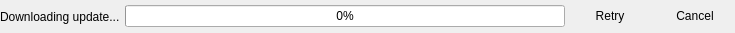
<?xml version="1.0" encoding="UTF-8"?>
<ui version="4.0">
 <class>DownloadProgressWidget</class>
 <widget class="QWidget" name="DownloadProgressWidget">
  <property name="geometry">
   <rect>
    <x>0</x>
    <y>0</y>
    <width>735</width>
    <height>33</height>
   </rect>
  </property>
  <property name="windowTitle">
   <string>Form</string>
  </property>
  <property name="windowIcon">
   <iconset>
    <normaloff>:/icons/icons/update_down_arrow.png</normaloff>:/icons/icons/update_down_arrow.png</iconset>
  </property>
  <layout class="QHBoxLayout" name="horizontalLayout" stretch="0,1,0,0">
   <property name="spacing">
    <number>5</number>
   </property>
   <property name="margin">
    <number>0</number>
   </property>
   <item>
    <widget class="QLabel" name="label">
     <property name="text">
      <string>Downloading update...</string>
     </property>
     <property name="margin">
      <number>7</number>
     </property>
    </widget>
   </item>
   <item>
    <widget class="QProgressBar" name="progressBar">
     <property name="value">
      <number>0</number>
     </property>
    </widget>
   </item>
   <item>
    <widget class="QPushButton" name="downloadRetryButton">
     <property name="text">
      <string>Retry</string>
     </property>
     <property name="icon">
      <iconset resource="../../resource.qrc">
       <normaloff>:/classic/icons/reload_classic.png</normaloff>:/classic/icons/reload_classic.png</iconset>
     </property>
     <property name="iconSize">
      <size>
       <width>24</width>
       <height>24</height>
      </size>
     </property>
     <property name="flat">
      <bool>true</bool>
     </property>
    </widget>
   </item>
   <item>
    <widget class="QPushButton" name="downloadCancelButton">
     <property name="text">
      <string>Cancel</string>
     </property>
     <property name="icon">
      <iconset resource="../../resource.qrc">
       <normaloff>:/classic/icons/close_with_circle_classic.png</normaloff>:/classic/icons/close_with_circle_classic.png</iconset>
     </property>
     <property name="iconSize">
      <size>
       <width>24</width>
       <height>24</height>
      </size>
     </property>
     <property name="flat">
      <bool>true</bool>
     </property>
    </widget>
   </item>
  </layout>
 </widget>
 <resources>
  <include location="../../resource.qrc"/>
 </resources>
 <connections/>
</ui>
